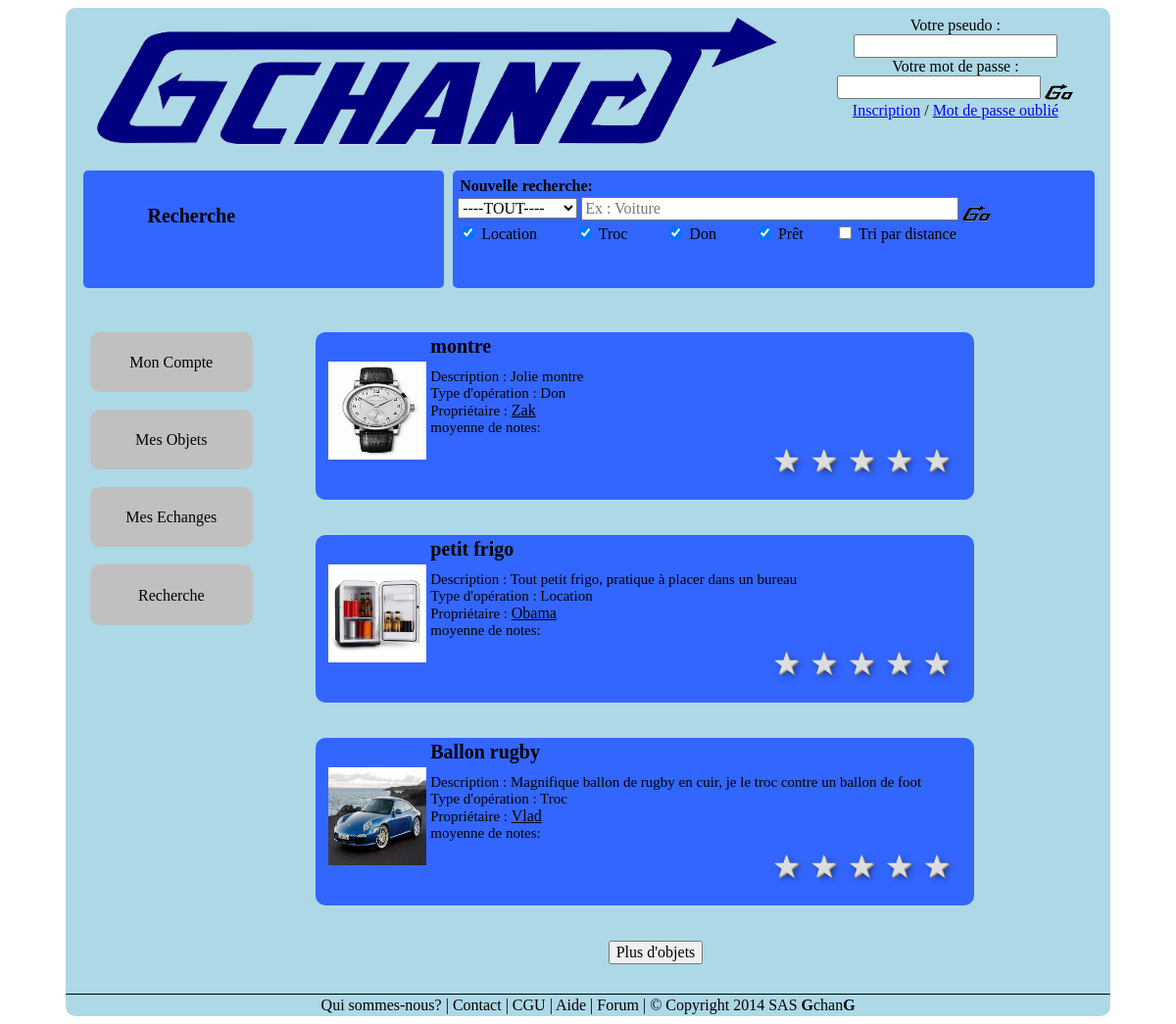
/view/pages/recherche.php, run on the app's committed database.
### tables this page shows
CREATE TABLE IF NOT EXISTS `objet` (
  `idObjet` int(8) NOT NULL AUTO_INCREMENT,
  `TitreObjet` varchar(25) DEFAULT NULL,
  `idUtilisateur` int(8) DEFAULT NULL,
  `TypeOperation` varchar(10) DEFAULT NULL,
  `DescriptionObjet` longtext NOT NULL,
  `idCategorie` int(8) NOT NULL,
  `idGrosseCat` int(11) NOT NULL,
  `PseudoProprio` varchar(15) NOT NULL,
  PRIMARY KEY (`idObjet`),
  KEY `idUtilisateur` (`idUtilisateur`),
  KEY `idCategorie` (`idCategorie`),
  KEY `idGrosseCat` (`idGrosseCat`)
);

### view/structure/resultat_recherche.php (called while the page is built, shortened)
<?php
$reponse = "SELECT * FROM objet";
       $reponse = $reponse." ORDER BY idObjet DESC";

### view/pages/recherche.php (the view, shortened to what this page needs)
<?php
    $page='recherche';
?>
<!DOCTYPE HTML>
<html>
	<head>
                <link rel="stylesheet" href="stylepages.css" />
                <link rel="stylesheet" href="../structure/stylestructure.css" />
                <link rel="stylesheet" href="etoile.css" />
	</head>
<body>
<div id="page">
    <?php include ('../structure/header.php');?>
    <?php include ('../structure/nav.php');?>
    <?php include ('../structure/aside.php');?>
    <article>
        <?php
	include ("../structure/resultat_recherche.php");  ?>
        <?php
	$number = 0;
	include '../structure/connexion_bdd.php';
	echo '<br />';
        $resultats = $bdd->query("$reponse");
	if(isset($_SESSION['id']) && $lat!=0 && $lon!=0){
	include ("../structure/googlemap/traitementcoor.php");
	}else{
	while ($donnees = $resultats->fetch()){
            echo '<div id="table';
            echo $number;
            echo '">';
	    echo '<a href="../pages/objet.php?id=';
	    echo $donnees['idObjet'];
		echo "\">";
		echo '<table class="resultatrech"><tr><td></td><td><h1 style ="font-size:20px">';
		echo $donnees['TitreObjet'];
		echo '</h1></td></tr><tr><td class="image"><img src="../../images/objets/';
                echo $donnees['idObjet'];
		echo '.jpg"  alt="Objet" width="100" height="100"></td><td style ="font-size:15px">Description : ';
                echo $donnees['DescriptionObjet'];
		echo '<br /> Type d\'opération : ';
		echo $donnees['TypeOperation'];
		echo '<br /> Propriétaire : ';
		echo "<a href=../pages/utilisateurs.php?utilisateur='$donnees[PseudoProprio]'>";
		echo $donnees['PseudoProprio'];
		echo '</a>';
                $idObjet = $donnees['idObjet'];
                include_once '../structure/fonction_notation.php';
                $reponse3 = $bdd->query("SELECT AVG(note) FROM commentobjet WHERE idObjet='$idObjet';");
                if($donnees3 = $reponse3->fetch())
                {
                    echo '<br />'."moyenne de notes:";
                    afficher_les_etoiles($donnees3['AVG(note)']);
                }
                else
                {
                    echo '<br />'."moyenne de notes:";
                    afficher_les_etoiles(0);
                }
		echo '</td></tr></table>';
		echo '</a>';
		echo '<br /><br />';
                echo '</div>';
                $number ++;
        }
	}
        ?>
        <div id="btn" style="margin-left: 40%;">
        <button id="show" name="show" type="button">Plus d'objets</button>
        </div>
    </article>
    <?php include ('../structure/footer.php');?>
</div>
</body>
</html>

### view/structure/header.php
<header>
    <div id="logo">
        <a href="../../index.php"><img src="../../images/logo.png" alt="Logo" id="image_logo" /></a>
    </div>
    <div id="boite_conexion">
        <?php include 'boite_connexion.php'
        ?>
    </div>
</header>

### view/structure/boite_connexion.php (shortened to what this page needs)
<?php
if(isset($_SESSION['nom']) && isset($_SESSION['prenom'])){
    echo $_SESSION['prenom'];
    echo ' ';
    echo $_SESSION['nom'];
    echo '<br />';
    if($notif>0){
	echo '<span class=notif>';
	echo $notif;
	echo '</span>';
    }
     echo ' ';
    echo '<a href="compte.php">Mon Compte</a>';
    echo " / ";
    echo '<a href="../structure/deconnexion.php">Déconnexion</a>';
}else{
echo '
<form method="post">
    <label for="pseudo">Votre pseudo</label> : </br>
    <input type="text" name="pseudo"/></br>
    <label for="mdp">Votre mot de passe</label> : </br>
    <input type="password" name="mdp"/>
    <input type="submit" class="go" /></br>
    <a href="../pages/inscription.php">Inscription</a> / <a href="../pages/motdepasseoublie.php">Mot de passe oublié</a>
</form>
        ';
}
?>

### view/structure/nav.php
<nav>
    <div id="nav_gauche">
        <?php
        if (isset($page)){
            if ($page == 'aide'){
                include '../structure/navgauche/nav_aide.php';
            }elseif ($page == 'quisommesnous'){
                include ('../structure/navgauche/nav_quisommesnous.php');
            }elseif ($page == 'inscription'){
                include '../structure/navgauche/nav_inscription.php';
            }elseif ($page == 'cgu'){
                include ('../structure/navgauche/nav_cgu.php');
            }elseif ($page == 'compte'){
                include '../structure/navgauche/nav_compte.php';
            }elseif ($page == 'contact'){
                include ('../structure/navgauche/nav_contact.php');
            }elseif ($page == 'echanges'){
                include '../structure/navgauche/nav_echanges.php';
            }elseif ($page == 'forum'){
                include '../structure/navgauche/nav_forum.php';
            }elseif ($page == 'objets'){
                include '../structure/navgauche/nav_objets.php';
            }elseif ($page == 'mdpoublie'){
                include '../structure/navgauche/nav_mdpoublie.php';
            }else{if(isset($_GET["categorie"])){
                include '../structure/navgauche/nav_resultat.php';
                }else{
                    include '../structure/navgauche/nav_recherche.php';
                }
            }
        }
        ?>
    </div>
    <div id="nav_droite">
	    <form method="get" action="recherche.php">
            <span>
                <h1>Nouvelle recherche:</h1>
                <?php include ('liste_categories.php');?>
                <input type="text" name="recherche" placeholder="Ex : Voiture"  class="barre_recherche"  autofocus/>
                <input type="submit" class="go" />
            </span></br>
            <span class="choix">
		<input type="checkbox" name="operation[]" value="Location" checked /> <label for="location">Location</label>
		<input type="checkbox" name="operation[]" value="Troc" checked class="check" /> <label for="troc">Troc</label>
		<input type="checkbox" name="operation[]" value="Don" checked class="check" /> <label for="don">Don</label>
		<input type="checkbox" name="operation[]" value="Pret" checked class="check" /> <label for="pret">Prêt</label>
		<input type="checkbox" name="tridist" class="check_accueil"/> <label for="tridist">Tri par distance</label>
            </span>
        </form>
    </div>
</nav>

### view/structure/navgauche/nav_recherche.php
<h1>
    Recherche
</h1>

### view/structure/liste_categories.php (shortened to what this page needs)
<?php
    echo '<select name="categorie" id="categorie"> ';
    echo '<option id="grossecategorie" value ="0">';
        echo '----';
        echo "TOUT";
        echo '</option>';
    echo '</select>';
?>

### view/structure/aside.php (shortened to what this page needs)
<aside>
    <ul>
        <li>
            <a href="../pages/compte.php" class="bouton">
                <div class="boite_bouton">
                    Mon Compte
                </div>
            </a>
        </li>
        <li>
            <a href="../pages/objets.php" class="bouton">
                <div class="boite_bouton">
                    Mes Objets
                </div>
            </a>
        </li>
        <li>
            <a href="../pages/echanges.php" class="bouton">
                <div class="boite_bouton">
                    Mes Echanges
                </div>
            </a>
        </li>
        <li>
            <a href="../pages/recherche.php" class="bouton">
                <div class="boite_bouton">
                    Recherche
                </div>
            </a>
        </li>
    </ul>
</aside>

### view/structure/fonction_notation.php (shortened to what this page needs)
<?php
function afficher_les_etoiles($note)
{
   echo '<form>';
    if (0 >= $note)
    {
                echo '<fieldset class="rating" disabled>
                <input type="radio" id="star5" name="rating" value="5" /><label for="star5" title="EXCELLENT">5 stars</label>
                <input type="radio" id="star4" name="rating" value="4" /><label for="star4" title="BON">4 stars</label>
                <input type="radio" id="star3" name="rating" value="3" /><label for="star3" title="MOYEN">3 stars</label>
                <input type="radio" id="star2" name="rating" value="2" /><label for="star2" title="FAIBLE">2 stars</label>
                <input type="radio" id="star1" name="rating" value="1" /><label for="star1" title="TRES FAIBLE">1 star</label>
            </fieldset>';
    }
    echo '</form><br />';
}

### view/structure/footer.php
<footer>
    <span><a href="../pages/quisommesnous.php">Qui sommes-nous?</a> | <a href="../pages/contact.php">Contact</a> | <a href="../pages/cgu.php">CGU</a> | <a href="../pages/aide.php">Aide</a> | <a href="../pages/forum.php">Forum</a> | © Copyright 2014 SAS <strong>G</strong>chan<strong>G</strong></span>
</footer>

### view/pages/stylepages.css (style rules this page uses)
* { font-family: Times New Roman; font-size: 16px; }
#page { min-width: 800px; width: 90%; margin: auto; background-color: lightblue; border-radius: 10px; }
a img { border: none; }
.check_accueil { margin-left: 5%; }
article { margin-left: 10px; margin-top: 2%; min-width: 600px; width: 70%; display: inline-block; margin-right: -0.25em; vertical-align: top; }
.resultatrech { background-color: #3366ff; width: 90%; text-align: left; padding-left: 10px; border-radius: 10px; }
.image { padding-bottom: 35px; width:100px; }
.resultatrech h1 { margin : 0px; }
article a { color: black; text-decoration: none; }
.resultatrech a { text-decoration: underline; }

### view/structure/stylestructure.css (style rules this page uses)
header { width: 100%; text-align: center; }
#logo { display: inline-block; width: 70%; }
#image_logo { width: 95%; }
#boite_conexion { display: inline-block; width: 29%; vertical-align: top; padding-top: 0.8%; }
.go { background-repeat:no-repeat; background-position: top; height: 20px; cursor: pointer; font-size:0px; width: 30px; border: none; background-image:url(../../images/demigoheader.png); }
nav { width: 100%; }
#nav_gauche { display: inline-block; margin: 5px; margin-left: 18px; width: 34%; height:110px; background-color: #3366ff; padding-left: 0.5%; border-radius: 5px; padding-top: 5px; padding-bottom: 5px; }
#nav_gauche h1 { margin-left: 60px; margin-top: 30px; font-size: 20px; }
#nav_droite { display: inline-block; height: 110px; vertical-align: top; margin-top: 5px; width: 61%; background-color: #3366ff; padding-left: 0.5%; border-radius: 5px; padding-top: 5px; padding-bottom: 5px; }
nav h1 { margin: 2px; }
nav .barre_recherche { width: 58%; }
nav .check { margin-left: 6%; }
nav .go { background-image:url(../../images/demigonav.png); }
aside { min-width: 160px; width: 23%; display: inline-block; margin-right: -0.25em; margin-bottom: 5%; }
.bouton { background-color: silver; margin-top: 20px; text-align: center; border-radius: 10px; padding-right: 15%; padding-left: 15%; padding-top: 10%; padding-bottom: 10%; }
.boite_bouton { width: 100px; display: inline-block; }
aside a { color: black; text-decoration: none; }
aside ul { list-style-type: none; margin-left:0; padding-left:0; }
aside li { margin-top: 25%; margin-left: 10%; }
footer { width: 99.65%; padding: 2px; text-align: center; border-top: solid black 1px; margin-top: 30px; }
footer a { color: black; text-decoration: none; }

### view/pages/etoile.css (style rules this page uses)
fieldset { border: 0; }
.rating { float:right; }
.rating:not(:checked) > label { float:right; width:1em; padding:0 .1em; overflow:hidden; white-space:nowrap; cursor:pointer; font-size:200%; line-height:1.2; color:#ddd; text-shadow:1px 1px #bbb, 2px 2px #666, .1em .1em .2em rgba(0,0,0,.5); }
.rating:not(:checked) > label:before { content: '★ '; }

### data on the page
objet: TitreObjet "montre", shows a picture, DescriptionObjet "Jolie montre", TypeOperation "Don", PseudoProprio "Zak"
objet: TitreObjet "petit frigo", shows a picture, DescriptionObjet "Tout petit frigo, pratique à placer dans un bureau", TypeOperation "Location", PseudoProprio "Obama"
objet: TitreObjet "Ballon rugby", shows a picture, DescriptionObjet "Magnifique ballon de rugby en cuir, je le troc contre un ballon de foot", TypeOperation "Troc", PseudoProprio "Vlad"
